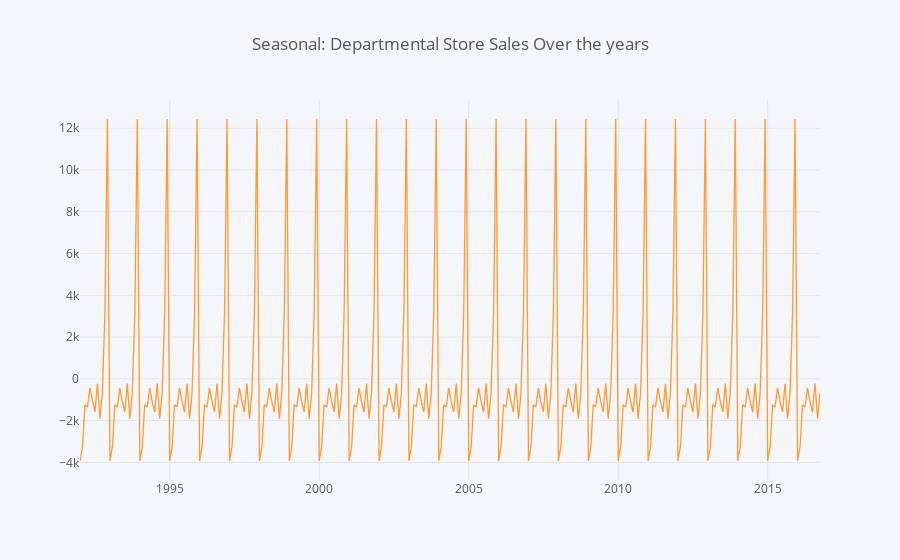

Here is the notebook cell this chart was saved with:
### Code cell
decompose.seasonal.iplot(kind='line',                   # visualizing only the seasonal component. It has yearly seasonality
                         title='Seasonal: Departmental Store Sales Over the years')

### Figure 1 — Plotly figure (JSON) as saved in the notebook; plotly's stock layout.template omitted (floating-point values rounded to 4 significant figures; data arrays with more than 128 entries replaced by an {"elided": "..."} marker saying what was removed)
{"data": [{"line": {"color": "rgba(255, 153, 51, 1.0)", "dash": "solid", "shape": "linear", "width": 1.3}, "mode": "lines", "name": "Sales", "text": "", "type": "scatter", "uid": "7480e0c3-8472-401f-b4a1-3c198b220ae1", "x": {"elided": "298 str values"}, "y": {"elided": "298 float values"}}], "layout": {"legend": {"bgcolor": "#F5F6F9", "font": {"color": "#4D5663"}}, "paper_bgcolor": "#F5F6F9", "plot_bgcolor": "#F5F6F9", "title": {"font": {"color": "#4D5663"}, "text": "Seasonal: Departmental Store Sales Over the years"}, "xaxis": {"gridcolor": "#E1E5ED", "showgrid": true, "tickfont": {"color": "#4D5663"}, "title": {"font": {"color": "#4D5663"}, "text": ""}, "zerolinecolor": "#E1E5ED"}, "yaxis": {"gridcolor": "#E1E5ED", "showgrid": true, "tickfont": {"color": "#4D5663"}, "title": {"font": {"color": "#4D5663"}, "text": ""}, "zerolinecolor": "#E1E5ED"}}}
